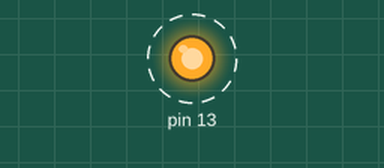
Simulated run of this sketch. Board: Arduino Uno, built with avr-gcc and run on an emulated ATmega328P. On the bench: output pins drawn as LEDs (lit = HIGH). Dashed ring = blinking.

Above: at 0.5 s.
Timing chart, 0 to 4.6 s (numbered marks = the images above):
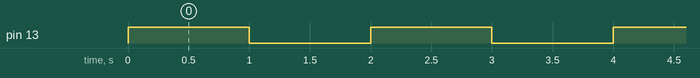

Measured:
- by itself, pin 13: alternates HIGH for 1.0 s and LOW for 1.0 s

The sketch:

3.ino
```cpp
volatile int count = 0;

int calculateOCR(double frequency, long prescaler) {
  const long CLOCK_FREQ = 16000000;
  return (CLOCK_FREQ / (frequency * prescaler)) - 1.0;
}


void setup_timer1() {
  TCCR1A = 0;
  TCCR1B = 0;
  TCNT1  = 0;

  OCR1A = calculateOCR(1, 1024);

  TCCR1B |= (1 << WGM12);
  TCCR1B |= (1 << CS12) | (1 << CS10); // 1024
  TIMSK1 |= (1 << OCIE1A);
}

void setup()
{
  pinMode(2, INPUT_PULLUP);
  pinMode(13, OUTPUT);

  noInterrupts();
  setup_timer1();
  interrupts();
}

ISR(TIMER1_COMPA_vect)
{
  PORTB ^= (1 << 5);
  count = (count + 1) % 10;
  PORTB = (PORTB & 0b11110000) | count;
}

void loop()
{
  delay(1000);
}
```
